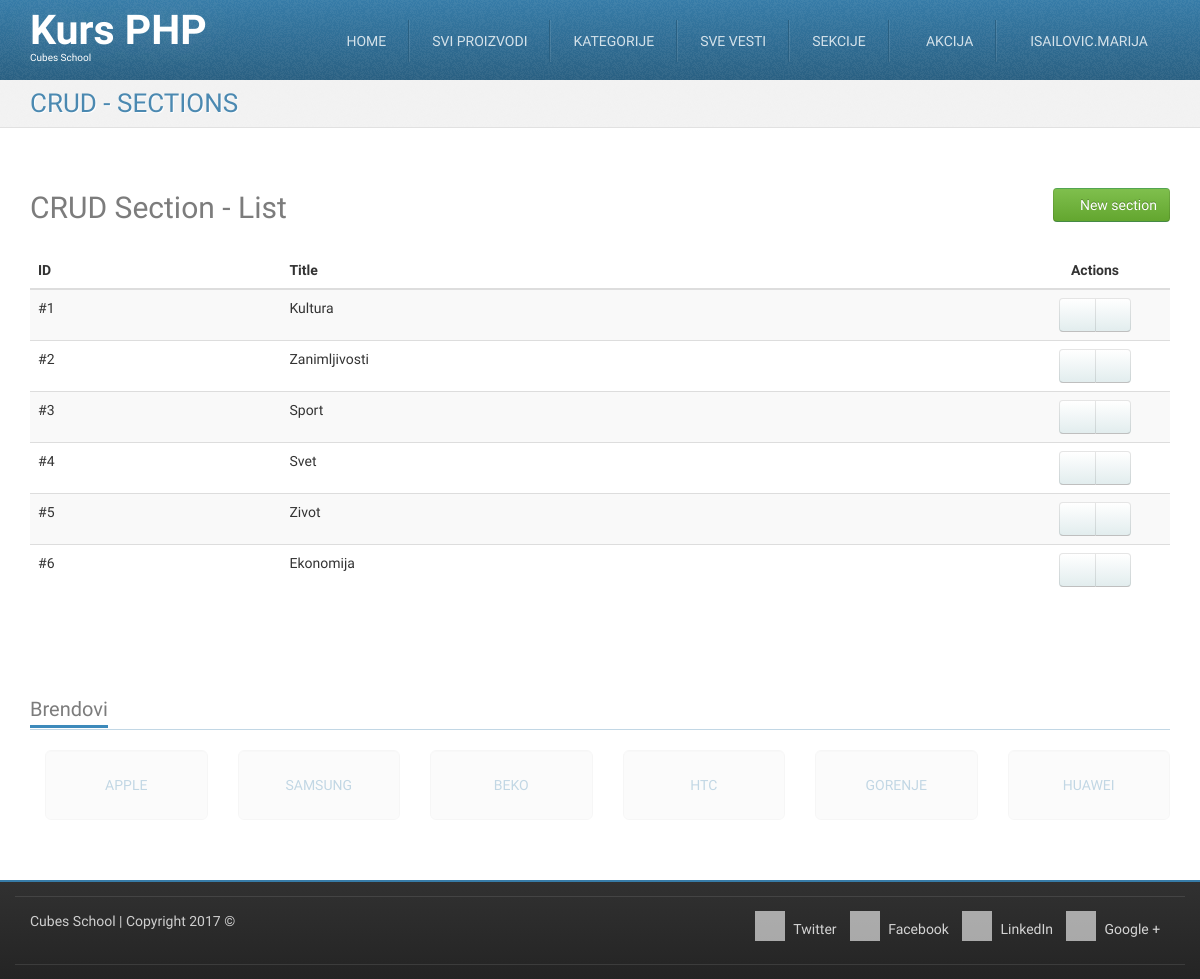
Screenshot of /crud-section-list.php (signed in) with the database file from the repository.
### tables this page shows
CREATE TABLE `sections` (
  `id` int(11) NOT NULL,
  `title` varchar(255) NOT NULL
);

### crud-section-list.php (called while the page is built, shortened)
<?php
require_once __DIR__ . '/models/m_sections.php';
$sections = sectionsFetchAll();
require_once __DIR__ . '/views/layout/header.php';
require_once __DIR__ . '/views/templates/t_crud-section-list.php';
require_once __DIR__ . '/views/layout/footer.php';

### models/m_sections.php (called while the page is built, shortened)
<?php
require_once __DIR__ . '/m_database.php';
function sectionsFetchAll() {
	$query = "SELECT `sections`.* FROM `sections`";
	return dbFetchAll($query);
}

### models/m_database.php (called while the page is built, shortened)
<?php
function dbGetLink() {
	static $link;
	if (!isset($link)) {
		$link = mysqli_connect('127.0.0.1', 'cubes', 'cubes', 'cubesphp');
	}
	return $link;
}
function dbQuery($query) {
	$link = dbGetLink();
	$result = mysqli_query($link, $query);
	return $result;
}
function dbFetchAll($query) {
	$result = dbQuery($query);
	return mysqli_fetch_all($result, MYSQLI_ASSOC);
}

### views/templates/t_crud-section-list.php (the view)
<div id="highlighted">
    <div class="container">
        <div class="header">
            <h2 class="page-title">
                <span>CRUD - SECTIONS</span>
            </h2>
        </div>
    </div>
</div>
<div id="content">
    <div class="container portfolio">
        <div class="row">
            <div class="col-md-12">
                <h2>
                    CRUD Section - List
                    <a href="/crud-section-insert.php" class="pull-right btn btn-success">
                        <i class="fa fa-plus-circle"></i>
                        New section
                    </a>
                </h2>
            </div>
        </div>
        <div class="row">
            <div class="col-md-12">
                <table class="table table-striped table-hover">
                    <thead>
                        <tr>
                            <th>ID</th>
                            <th>Title</th>
                            <th class="actions text-center">Actions</th>
                        </tr>
                    </thead>
                    <tbody>
                        <?php foreach ($sections as $section) { ?>
                            <tr>
                                <td>
                                    #<?php echo htmlspecialchars($section['id']); ?>
                                </td>
                                <td>
                                    <?php echo htmlspecialchars($section['title']); ?>
                                </td>
                                <td class="text-center">
                                    <div class="btn-group">
                                        <a href="/crud-section-edit.php?id=<?php echo htmlspecialchars($section['id']); ?>" class="btn btn-default"><i class="fa fa-pencil"></i></a>
                                        <a href="/crud-section-delete.php?id=<?php echo htmlspecialchars($section['id']); ?>" class="btn btn-default"><i class="fa fa-trash"></i></a>
                                    </div>
                                </td>
                            </tr>
                        <?php } ?>
                </table>
            </div>
        </div>
    </div>
</div>

### skins/tema/css/theme-style.css (style rules this page uses)
h1, h2, h3 { line-height: 40px; }
h1, h2, h3, h4, h5, h6 { color: rgba(36, 36, 36, 0.6); }
a { color: #377ca8; text-decoration: none; }
.btn-default { color: #333333; text-shadow: 0 1px 1px rgba(255, 255, 255, 0.75); background-image: -webkit-linear-gradient(top, #ffffff 0%, #e2edee 100%); background-image: -o-linear-gradient(top, #ffffff 0%, #e2edee 100%); background-image: linear-gradient(to bottom, #ffffff 0%, #e2edee 100%); background-repeat: repeat-x; filter: progid:DXImageTransform.Microsoft.gradient(startColorstr='#ffffffff', endColorstr='#ffe2edee', GradientType=0); border-color: #e2edee #e2edee #b2cfd2; border-color: rgba(0, 0, 0, 0.1) rgba(0, 0, 0, 0.1) rgba(0, 0, 0, 0.25); *background-color: #e2edee; filter: progid:DXImageTransform.Microsoft.gradient(enabled = false); -webkit-transition: all; -o-transition: all; transition: all; }
.btn-success { color: #ffffff; text-shadow: 0 -1px 0 rgba(0, 0, 0, 0.25); background-image: -webkit-linear-gradient(top, #7fbf4d 0%, #63a62f 100%); background-image: -o-linear-gradient(top, #7fbf4d 0%, #63a62f 100%); background-image: linear-gradient(to bottom, #7fbf4d 0%, #63a62f 100%); background-repeat: repeat-x; filter: progid:DXImageTransform.Microsoft.gradient(startColorstr='#ff7fbf4d', endColorstr='#ff63a62f', GradientType=0); border-color: #63a62f #63a62f #3f6a1e; border-color: rgba(0, 0, 0, 0.1) rgba(0, 0, 0, 0.1) rgba(0, 0, 0, 0.25); *background-color: #63a62f; filter: progid:DXImageTransform.Microsoft.gradient(enabled = false); -webkit-transition: all; -o-transition: all; transition: all; }
html { background-image: -webkit-linear-gradient(top, #e0e0e0 0%, #ffffff 100%); background-image: -o-linear-gradient(top, #e0e0e0 0%, #ffffff 100%); background-image: linear-gradient(to bottom, #e0e0e0 0%, #ffffff 100%); background-repeat: repeat-x; filter: progid:DXImageTransform.Microsoft.gradient(startColorstr='#ffe0e0e0', endColorstr='#ffffffff', GradientType=0); }
body { margin: 0; font-family: "Monda", Arial, serif; font-size: 14px; line-height: 1.428571429; color: #333333; background-color: #ffffff; position: relative; }
.page-title { margin: 0; }
#highlighted { -webkit-transition: all 0.4s ease-out; -o-transition: all 0.4s ease-out; transition: all 0.4s ease-out; border-bottom: 1px solid #e1e1e1; background: #f2f2f2 url(../img/bg_noise-5.png) left top repeat; color: #377ca8; text-shadow: 1px 1px 1px #ffffff; }
.has-navbar-fixed-top #content { margin-top: 82px; }
.has-navbar-fixed-top.has-highlighted #highlighted, .has-navbar-fixed-top.page-index #highlighted, .has-navbar-fixed-top.page-index-carousel #highlighted, .has-navbar-fixed-top.page-starter #highlighted { margin-top: 80px; }
.has-navbar-fixed-top.has-highlighted #content, .has-navbar-fixed-top.page-index #content, .has-navbar-fixed-top.page-index-carousel #content, .has-navbar-fixed-top.page-starter #content { margin-top: 0; }
#content { padding: 40px 0; background-color: #ffffff; }
.header { margin-bottom: 0; }
.header:before, .header:after { content: " "; display: table; }
.header:after { clear: both; }
.header .page-title { font-size: 26px; margin: 8px 0 8px 0; color: rgba(55, 124, 168, 0.9); }
.header .page-title span, .header .page-title small { display: block; line-height: 1.2 !important; }
@media (min-width: 768px) { .header .page-title { float: left; } }
.services .row, .portfolio .row { margin-bottom: 1em; }

### skins/tema/css/custom-style.css (style rules this page uses)
table .actions { width: 150px; }

### skins/tema/css/colour-blue.css (style rules this page uses)
body a { color: #377ca8; text-decoration: none; }
body #highlighted { border-bottom-color: #e1e1e1; background-color: #f2f2f2; color: #377ca8; text-shadow: 1px 1px 1px #ffffff; }
body .header .page-title { color: rgba(55, 124, 168, 0.9); }

### rows the page displays
sections: id "1", title "Kultura"
sections: id "2", title "Zanimljivosti"
sections: id "3", title "Sport"
sections: id "4", title "Svet"
sections: id "5", title "Zivot"
sections: id "6", title "Ekonomija"

### other values shown
$_SESSION['logged_in_user']['username'] "ISAILOVIC.MARIJA"
